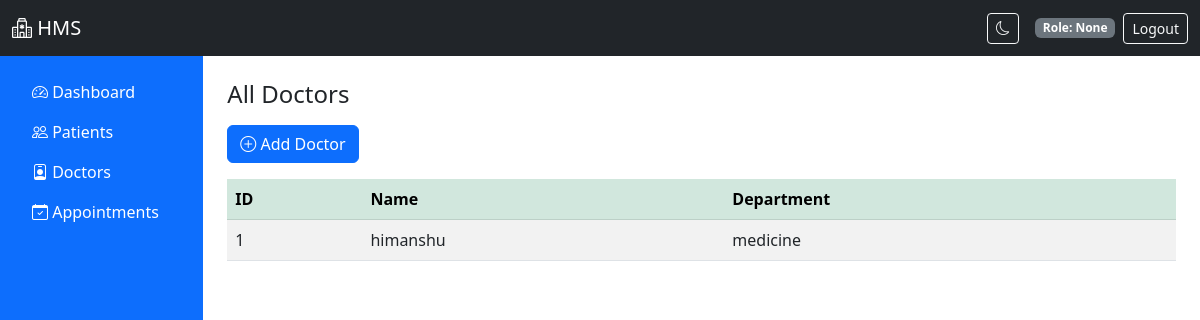
Page /doctors on the committed database.
### app.py (models this page shows)
class Doctor(db.Model):
    id = db.Column(db.Integer, primary_key=True)
    name = db.Column(db.String(100))
    department = db.Column(db.String(100))

### app.py (the view)
@app.route('/doctors')
def doctors():
    data = Doctor.query.all()
    return render_template('doctors/index.html', doctors=data)

### templates/doctors/index.html
{% extends 'layout.html' %}
{% block content %}
<h4 class="mb-3">All Doctors</h4>
<a href="{{ url_for('add_doctor') }}" class="btn btn-primary mb-3">
  <i class="bi bi-plus-circle"></i> Add Doctor
</a>
<table class="table table-hover table-striped">
  <thead class="table-success">
    <tr>
      <th>ID</th>
      <th>Name</th>
      <th>Department</th>
    </tr>
  </thead>
  <tbody>
    {% for d in doctors %}
    <tr>
      <td>{{ d.id }}</td>
      <td>{{ d.name }}</td>
      <td>{{ d.department }}</td>
    </tr>
    {% endfor %}
  </tbody>
</table>
{% endblock %}

### rows in the picture
Doctor: id "1", name "himanshu", department "medicine"

### other values in the picture
{{ session.get('role')|capitalize }} "None"
